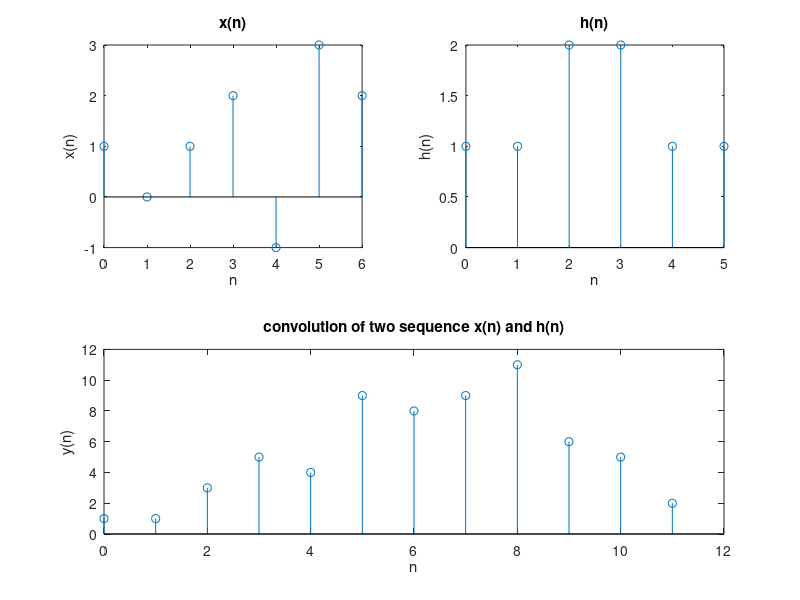

Write the MATLAB code that produced this figure.
% Copyright @2022 Ankit Samaddar
%Convolution of two sequences
clc
clear all
close all
x=[1 0 1 2 -1 3 2]; %input sequence
N1=length(x);
n=0:1:N1-1;
subplot(2,2,1);
stem(n,x);
xlabel('n');
ylabel('x(n)');
title('x(n)');

h=[1 1 2 2 1 1]; %impulse sequence
N2=length(h);
n1=0:1:N2-1;
subplot(2,2,2);
stem(n1,h);
xlabel('n');
ylabel('h(n)');
title('h(n)');

y=conv(x,h); %output sequence
n2=0:1:N1+N2-2;
subplot(2,1,2);
stem(n2,y);
xlabel('n');
ylabel('y(n)');
title('convolution of two sequence x(n) and h(n)');

